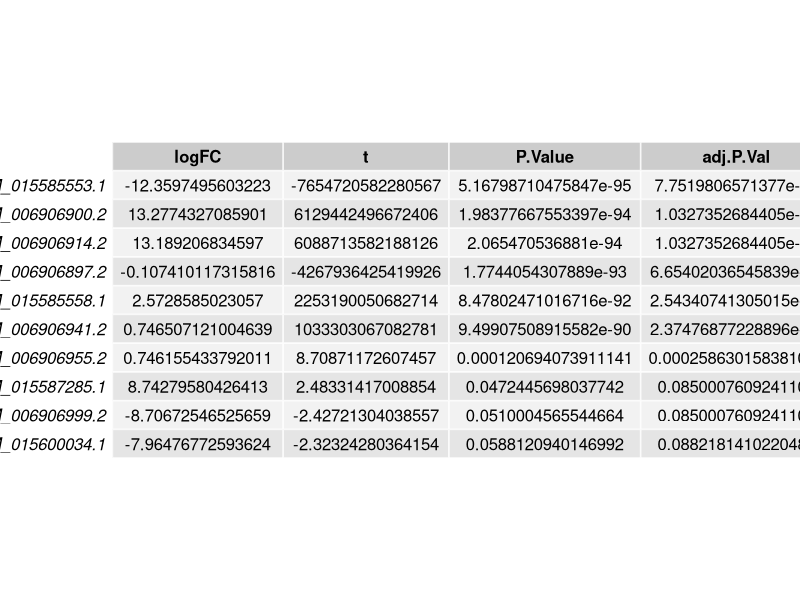
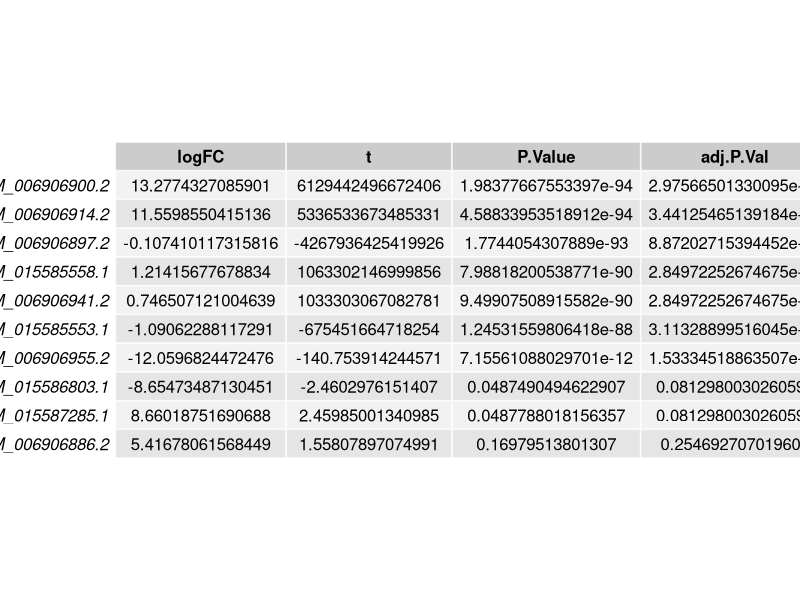
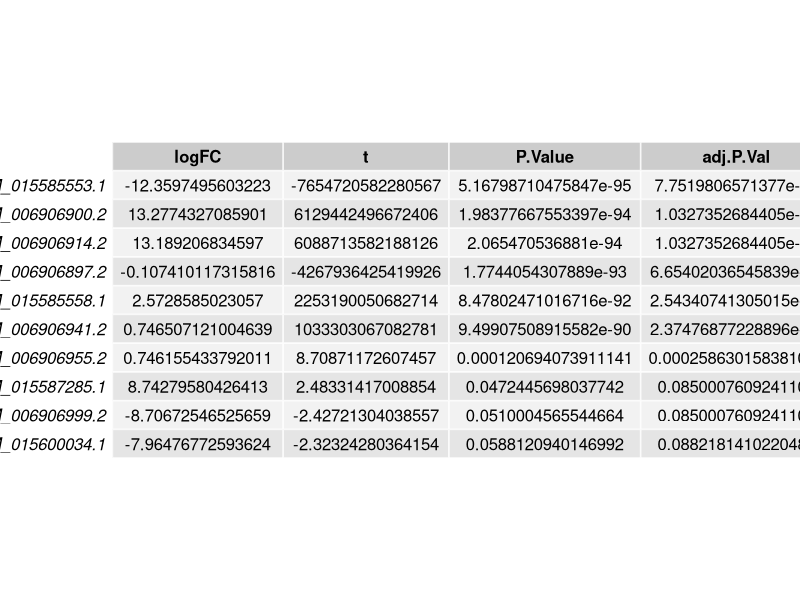
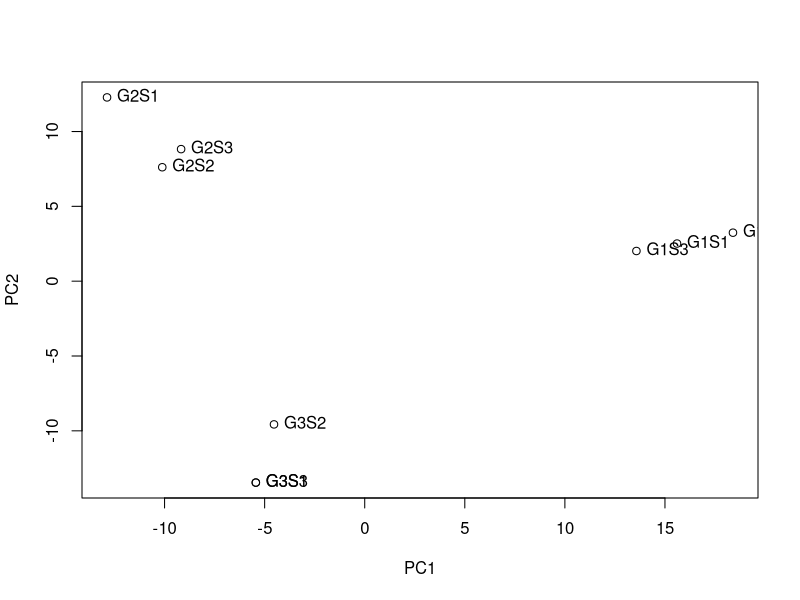

Write R code to recreate these figures, in order. (Note: this script raises an error after producing the figures.)
#load libraries
library("limma")
library("Biobase")
library("gridExtra")

#correctly load the data as a matrix
#load data
data <- as.matrix(read.csv("CSV/DataSet.csv"))
#produce a list of ascession numbers
list <- data[,1]
#turn the data into a data matrix
data <- data.matrix(read.csv("CSV/DataSet.csv"))
#add ascession numbers as row names
row.names(data) <- list
#remove weird random column which I think is a numerical interpretation of the Ascession code
data <- data[,-1]
#add sample names as col names
colnames(data)<-c("G1S1", "G1S2", "G1S3","G2S1", "G2S2", "G2S3","G3S1", "G3S2", "G3S3")
#log the matrix
logdata <- log2(data)

#produce a model matrix, setting 3 sample groups and naming them
design <- model.matrix(~ 0+factor(c(1,1,1,2,2,2,3,3,3)))
#the columns of the matrix are named in order
colnames(design) <- c("Uninfected", "EightHours", "OneDay")

#produce an expression set from the matrix
eset <- ExpressionSet(assayData=logdata)

#Produces a linear model
fit <- lmFit(eset, design)

#creates the contrast matrix then uses Emperical Bayes methods to examine variance
contrast.matrix <- makeContrasts(EightHours-Uninfected, OneDay-Uninfected, OneDay-EightHours, levels=design)
#adds the contrasts to the linear model
fit2 <- contrasts.fit(fit, contrast.matrix)
#uses Emperical Bayes methods to look at the differences between samples in each gene
fit2 <- eBayes(fit2)

#produce a matrix of the top differentially expressed genes and output them to PDFs
#Uninfected vs 8 hours
U8TT <- topTable(fit2, coef=1, adjust="BH")
U8TT <- U8TT[,c(1,3,4,5)]
pdf("static/U8TT.pdf", height=11, width=8.5)
grid.table(U8TT)
dev.off()

#Uninfected vs 24 hours
U24TT <- topTable(fit2, coef=2, adjust="BH")
U24TT <- U24TT[,c(1,3,4,5)]
pdf("static/U24TT.pdf", height=11, width=8.5)
grid.table(U24TT)
dev.off()

#8 Hours vs 24 hours
infectedTT <- topTable(fit2, coef=1, adjust="BH")
infectedTT <- infectedTT[,c(1,3,4,5)]
pdf("static/infectedTT.pdf", height=11, width=8.5)
grid.table(infectedTT)
dev.off()

#produce plots and output as png files
#pca plot
pc = prcomp(t(exprs(eset)))
png('static/PCA.png')
plot( pc$x[ , 1:2 ])
text(pc$x[,1:2], colnames(data), pos = 4)
dev.off()

#heatmap of top 100 genes
png('static/Top100Heat.png')
heatmap(exprs(eset[1:100,]))
dev.off()

#Prouce volcano pot of the fited model
png('static/VolcanoPlot.png')
volcanoplot(fit2)
dev.off()
